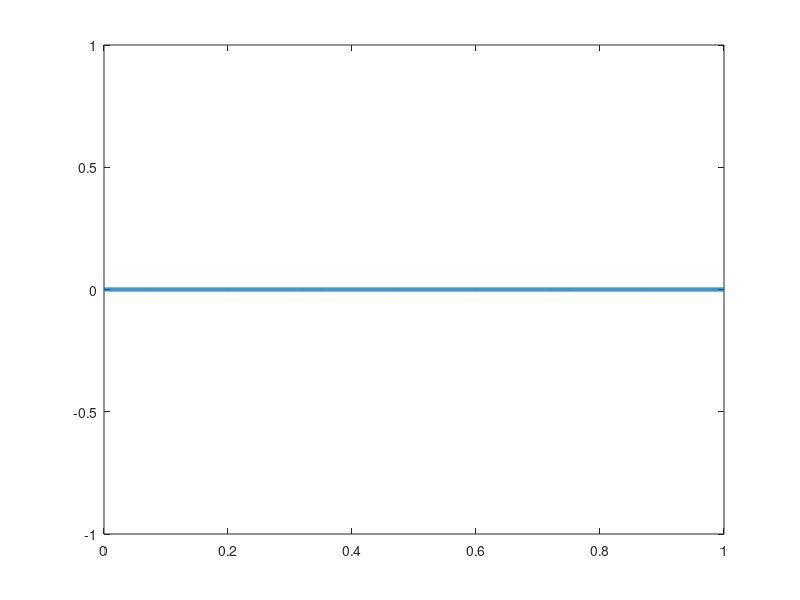

Recreate this plot in MATLAB.
bits = input('prompt');
bitrate = 1;
n = 1000;
T = length(bits)/bitrate;
N = n*length(bits);
dt = T/N;
t = 0:dt:T;
x = zeros(1,length(t));
for i=1:length(bits)
  if bits(i)==1
    x((i-1)*n+1:i*n) = 1;
  endif
endfor
plot(t, x, 'Linewidth', 3);
counter = 0;
for i = 1:length(t)
  if t(i)>counter
    counter = counter + 1;
    result(counter) = x(i);
  endif
endfor
disp('NRZ Unipoler Decoding:');
disp(result);
